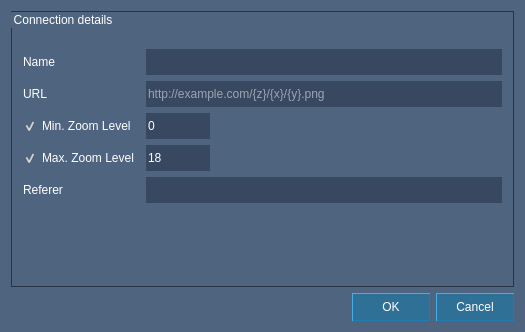
<?xml version="1.0" encoding="UTF-8"?>
<ui version="4.0">
 <class>CSXyzConnectionDialog</class>
 <widget class="QDialog" name="CSXyzConnectionDialog">
  <property name="geometry">
   <rect>
    <x>0</x>
    <y>0</y>
    <width>525</width>
    <height>332</height>
   </rect>
  </property>
  <property name="windowTitle">
   <string>XYZ Connection</string>
  </property>
  <property name="styleSheet">
   <string notr="true">QWidget{
	color:#ffffff;
	background-color:#4f647f;
}

QPushButton{
	color:#ffffff;
	width:76px;
	height:26px;
	background-color:#2f7196;
	border-top:1px solid #44aeea;
	border-left:1px solid #44aeea;
	border-bottom:1px solid #217cb1;
	border-right:1px solid #217cb1;
}

QPushButton:hover{
	color:#ffffff;
	background-color:#0f8dc8;
}

QPushButton:pressed{
	color:#ffffff;
	background-color:#256081;
	border:1px solid #44aeea;
	
}</string>
  </property>
  <layout class="QVBoxLayout" name="verticalLayout">
   <item>
    <widget class="QGroupBox" name="mGroupBox">
     <property name="autoFillBackground">
      <bool>false</bool>
     </property>
     <property name="styleSheet">
      <string notr="true">QGroupBox{
	color:#ffffff;
	border:1px solid #283444;	
}
</string>
     </property>
     <property name="title">
      <string>Connection details</string>
     </property>
     <property name="flat">
      <bool>false</bool>
     </property>
     <layout class="QGridLayout" name="gridLayout">
      <property name="topMargin">
       <number>18</number>
      </property>
      <item row="1" column="2">
       <widget class="QLineEdit" name="mEditUrl">
        <property name="minimumSize">
         <size>
          <width>0</width>
          <height>26</height>
         </size>
        </property>
        <property name="toolTip">
         <string>URL of the connection, {z}, {y}, and {z} will be replaced with actual values. Use {-y} for inverted y axis.</string>
        </property>
        <property name="styleSheet">
         <string notr="true">QLineEdit{
	color:#ffffff;
	background-color:#384861;
	border:0px;
}

QLineEdit:hover{
	color:#ffffff;
	background-color:#384861;
	border:1px solid #2ba3e7;
}</string>
        </property>
        <property name="placeholderText">
         <string>http://example.com/{z}/{x}/{y}.png</string>
        </property>
       </widget>
      </item>
      <item row="7" column="0" colspan="2">
       <widget class="QLabel" name="lblReferer">
        <property name="styleSheet">
         <string notr="true">QLabel{
	color:#ffffff;
	background-color:transparent;
}</string>
        </property>
        <property name="text">
         <string>Referer</string>
        </property>
        <property name="buddy">
         <cstring>mEditReferer</cstring>
        </property>
       </widget>
      </item>
      <item row="6" column="2">
       <widget class="QSpinBox" name="mSpinZMax">
        <property name="sizePolicy">
         <sizepolicy hsizetype="Maximum" vsizetype="Fixed">
          <horstretch>0</horstretch>
          <verstretch>0</verstretch>
         </sizepolicy>
        </property>
        <property name="minimumSize">
         <size>
          <width>64</width>
          <height>26</height>
         </size>
        </property>
        <property name="styleSheet">
         <string notr="true">QSpinBox{
	color:#ffffff;
	background-color:#384861;
	border:0px;
}

QSpinBox:hover{
	color:#ffffff;
	background-color:#384861;
	border:0px;
}

QSpinBox::down-arrow{	
	image: url(:/images/down_arrow.png);
	background-color:transparent;
}

QSpinBox::up-arrow{	
	image: url(:/images/up_arrow.png);
	background-color:transparent;
}

QSpinBox::up-button{	
	border:0px;
}

QSpinBox::up-button:hover{	
	background-color:#0f8dc8;
	border:1px solid #44aeea;
}

QSpinBox::up-button:pressed{
	background-color:#256081;
	border:1px solid #44aeea;
}

QSpinBox::down-button{
	border:0px;
}

QSpinBox::down-button:hover{	
	background-color:#0f8dc8;
	border:1px solid #44aeea;
}

QSpinBox::down-button:pressed{
	background-color:#256081;
	border:1px solid #44aeea;
}

</string>
        </property>
        <property name="value">
         <number>18</number>
        </property>
       </widget>
      </item>
      <item row="0" column="0" colspan="2">
       <widget class="QLabel" name="label">
        <property name="styleSheet">
         <string notr="true">QLabel{
	color:#ffffff;
	background-color:transparent;
}</string>
        </property>
        <property name="text">
         <string>Name</string>
        </property>
       </widget>
      </item>
      <item row="0" column="2">
       <widget class="QLineEdit" name="mEditName">
        <property name="minimumSize">
         <size>
          <width>0</width>
          <height>26</height>
         </size>
        </property>
        <property name="toolTip">
         <string>Name of the new connection</string>
        </property>
        <property name="styleSheet">
         <string notr="true">QLineEdit{
	color:#ffffff;
	background-color:#384861;
	border:0px;
}

QLineEdit:hover{
	color:#ffffff;
	background-color:#384861;
	border:1px solid #2ba3e7;
}</string>
        </property>
       </widget>
      </item>
      <item row="7" column="2">
       <widget class="QLineEdit" name="mEditReferer">
        <property name="minimumSize">
         <size>
          <width>0</width>
          <height>26</height>
         </size>
        </property>
        <property name="toolTip">
         <string>Optional custom referer</string>
        </property>
        <property name="styleSheet">
         <string notr="true">QLineEdit{
	color:#ffffff;
	background-color:#384861;
	border:0px;
}

QLineEdit:hover{
	color:#ffffff;
	background-color:#384861;
	border:1px solid #2ba3e7;
}</string>
        </property>
       </widget>
      </item>
      <item row="6" column="0" colspan="2">
       <widget class="QCheckBox" name="mCheckBoxZMax">
        <property name="styleSheet">
         <string notr="true">QCheckBox{
	color:#ffffff;
	background-color:transparent;
}</string>
        </property>
        <property name="text">
         <string>Max. Zoom Level</string>
        </property>
        <property name="checked">
         <bool>true</bool>
        </property>
       </widget>
      </item>
      <item row="2" column="0" colspan="2">
       <widget class="QCheckBox" name="mCheckBoxZMin">
        <property name="styleSheet">
         <string notr="true">QCheckBox{
	color:#ffffff;
	background-color:transparent;
}</string>
        </property>
        <property name="text">
         <string>Min. Zoom Level</string>
        </property>
        <property name="checked">
         <bool>true</bool>
        </property>
       </widget>
      </item>
      <item row="2" column="2">
       <widget class="QSpinBox" name="mSpinZMin">
        <property name="sizePolicy">
         <sizepolicy hsizetype="Maximum" vsizetype="Fixed">
          <horstretch>0</horstretch>
          <verstretch>0</verstretch>
         </sizepolicy>
        </property>
        <property name="minimumSize">
         <size>
          <width>64</width>
          <height>26</height>
         </size>
        </property>
        <property name="styleSheet">
         <string notr="true">QSpinBox{
	color:#ffffff;
	background-color:#384861;
	border:0px;
}

QSpinBox:hover{
	color:#ffffff;
	background-color:#384861;
	border:0px;
}

QSpinBox::down-arrow{	
	image: url(:/images/down_arrow.png);
	background-color:transparent;
}

QSpinBox::up-arrow{	
	image: url(:/images/up_arrow.png);
	background-color:transparent;
}

QSpinBox::up-button{	
	border:0px;
}

QSpinBox::up-button:hover{	
	background-color:#0f8dc8;
	border:1px solid #44aeea;
}

QSpinBox::up-button:pressed{
	background-color:#256081;
	border:1px solid #44aeea;
}

QSpinBox::down-button{
	border:0px;
}

QSpinBox::down-button:hover{	
	background-color:#0f8dc8;
	border:1px solid #44aeea;
}

QSpinBox::down-button:pressed{
	background-color:#256081;
	border:1px solid #44aeea;
}

</string>
        </property>
       </widget>
      </item>
      <item row="8" column="2">
       <spacer name="verticalSpacer">
        <property name="orientation">
         <enum>Qt::Vertical</enum>
        </property>
        <property name="sizeHint" stdset="0">
         <size>
          <width>20</width>
          <height>40</height>
         </size>
        </property>
       </spacer>
      </item>
      <item row="1" column="0">
       <widget class="QLabel" name="label_2">
        <property name="styleSheet">
         <string notr="true">QLabel{
	color:#ffffff;
	background-color:transparent;
}</string>
        </property>
        <property name="text">
         <string>URL</string>
        </property>
       </widget>
      </item>
     </layout>
    </widget>
   </item>
   <item>
    <widget class="QDialogButtonBox" name="buttonBox">
     <property name="orientation">
      <enum>Qt::Horizontal</enum>
     </property>
     <property name="standardButtons">
      <set>QDialogButtonBox::Cancel|QDialogButtonBox::Ok</set>
     </property>
    </widget>
   </item>
  </layout>
 </widget>
 <tabstops>
  <tabstop>mEditName</tabstop>
  <tabstop>mEditUrl</tabstop>
  <tabstop>mCheckBoxZMin</tabstop>
  <tabstop>mSpinZMin</tabstop>
  <tabstop>mCheckBoxZMax</tabstop>
  <tabstop>mSpinZMax</tabstop>
  <tabstop>mEditReferer</tabstop>
 </tabstops>
 <resources>
  <include location="ui.qrc"/>
 </resources>
 <connections>
  <connection>
   <sender>buttonBox</sender>
   <signal>accepted()</signal>
   <receiver>CSXyzConnectionDialog</receiver>
   <slot>accept()</slot>
   <hints>
    <hint type="sourcelabel">
     <x>224</x>
     <y>381</y>
    </hint>
    <hint type="destinationlabel">
     <x>157</x>
     <y>274</y>
    </hint>
   </hints>
  </connection>
  <connection>
   <sender>buttonBox</sender>
   <signal>rejected()</signal>
   <receiver>CSXyzConnectionDialog</receiver>
   <slot>reject()</slot>
   <hints>
    <hint type="sourcelabel">
     <x>292</x>
     <y>387</y>
    </hint>
    <hint type="destinationlabel">
     <x>286</x>
     <y>274</y>
    </hint>
   </hints>
  </connection>
 </connections>
</ui>
